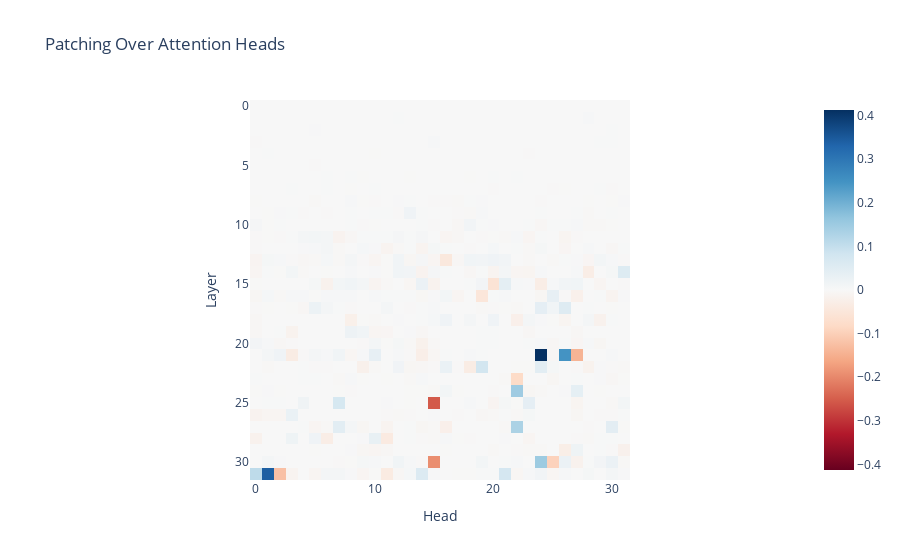

Notebook source saved alongside this figure:
### Code cell
patching_results_single = []

for corrupted_grad, corrupted, clean, layer in zip(
    corrupted_attention_grads, corrupted_attention_out, clean_attention_out, range(len(clean_attention_out))
):

    residual_attr = einops.reduce(
        corrupted_grad.value[:,-1,:] * (clean.value[:,-1,:] - corrupted.value[:,-1,:]),
        "batch (head dim) -> head",
        "sum",
        head = 32,
        dim = 128,
    )

    patching_results_single.append(
        residual_attr.detach().cpu().numpy()
    )

fig = px.imshow(
    patching_results_single,
    color_continuous_scale="RdBu",
    color_continuous_midpoint=0.0,
    title="Patching Over Attention Heads"
)

fig.update_layout(
    xaxis_title="Head",
    yaxis_title="Layer"
)

fig.show()

### Figure 1 — Plotly figure (JSON) as saved in the notebook; plotly's stock layout.template omitted (floating-point values rounded to 4 significant figures; data arrays with more than 128 entries replaced by an {"elided": "..."} marker saying what was removed)
{"data": [{"coloraxis": "coloraxis", "hovertemplate": "x: %{x}<br>y: %{y}<br>color: %{z}<extra></extra>", "name": "0", "type": "heatmap", "xaxis": "x", "yaxis": "y", "z": {"elided": "32x32 float values"}}], "layout": {"coloraxis": {"cmid": 0, "colorscale": [[0, "rgb(103,0,31)"], [0.1, "rgb(178,24,43)"], [0.2, "rgb(214,96,77)"], [0.3, "rgb(244,165,130)"], [0.4, "rgb(253,219,199)"], [0.5, "rgb(247,247,247)"], [0.6, "rgb(209,229,240)"], [0.7, "rgb(146,197,222)"], [0.8, "rgb(67,147,195)"], [0.9, "rgb(33,102,172)"], [1, "rgb(5,48,97)"]]}, "title": {"text": "Patching Over Attention Heads"}, "xaxis": {"anchor": "y", "constrain": "domain", "domain": [0, 1], "scaleanchor": "y", "title": {"text": "Head"}}, "yaxis": {"anchor": "x", "autorange": "reversed", "constrain": "domain", "domain": [0, 1], "title": {"text": "Layer"}}}}
